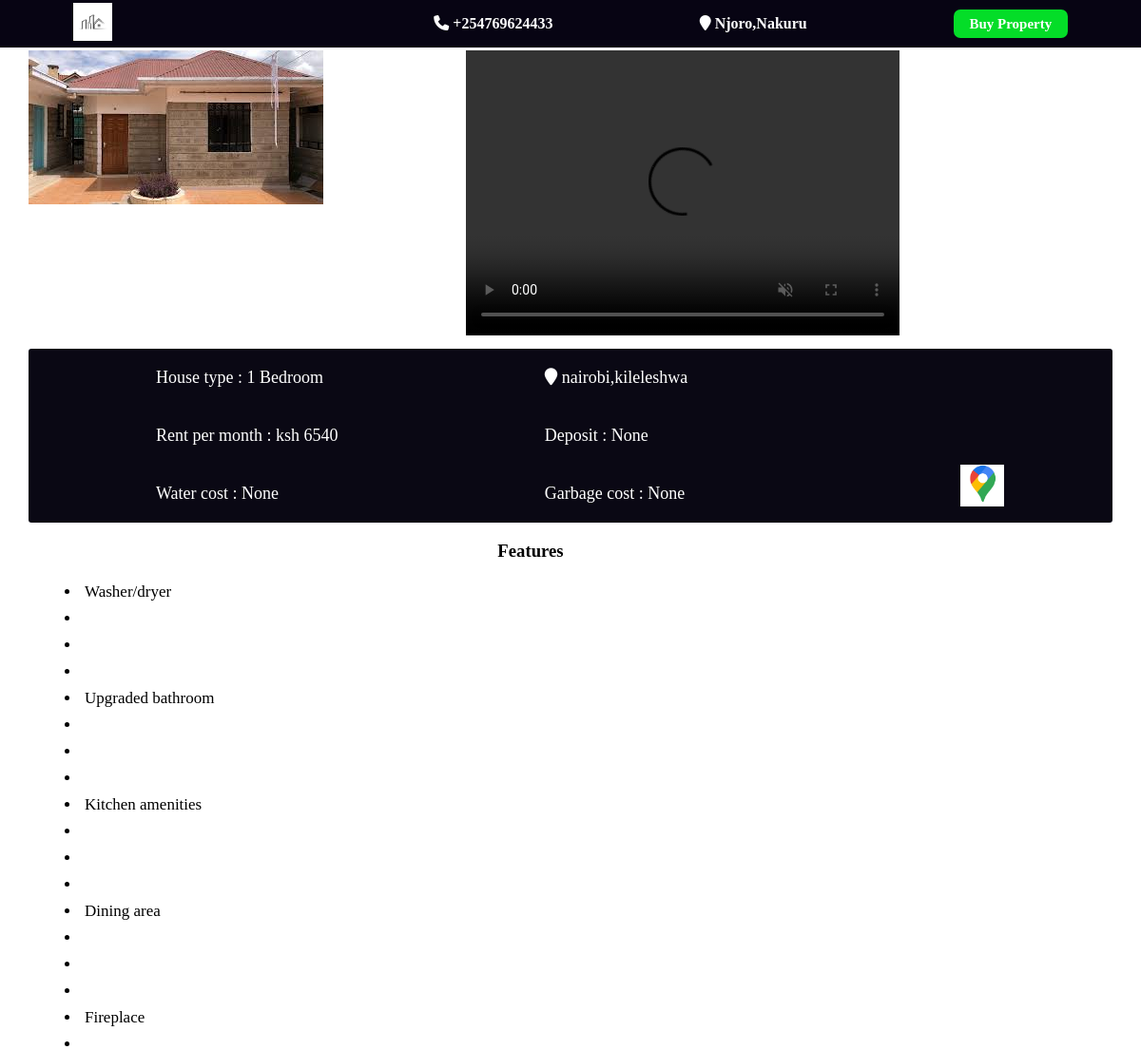
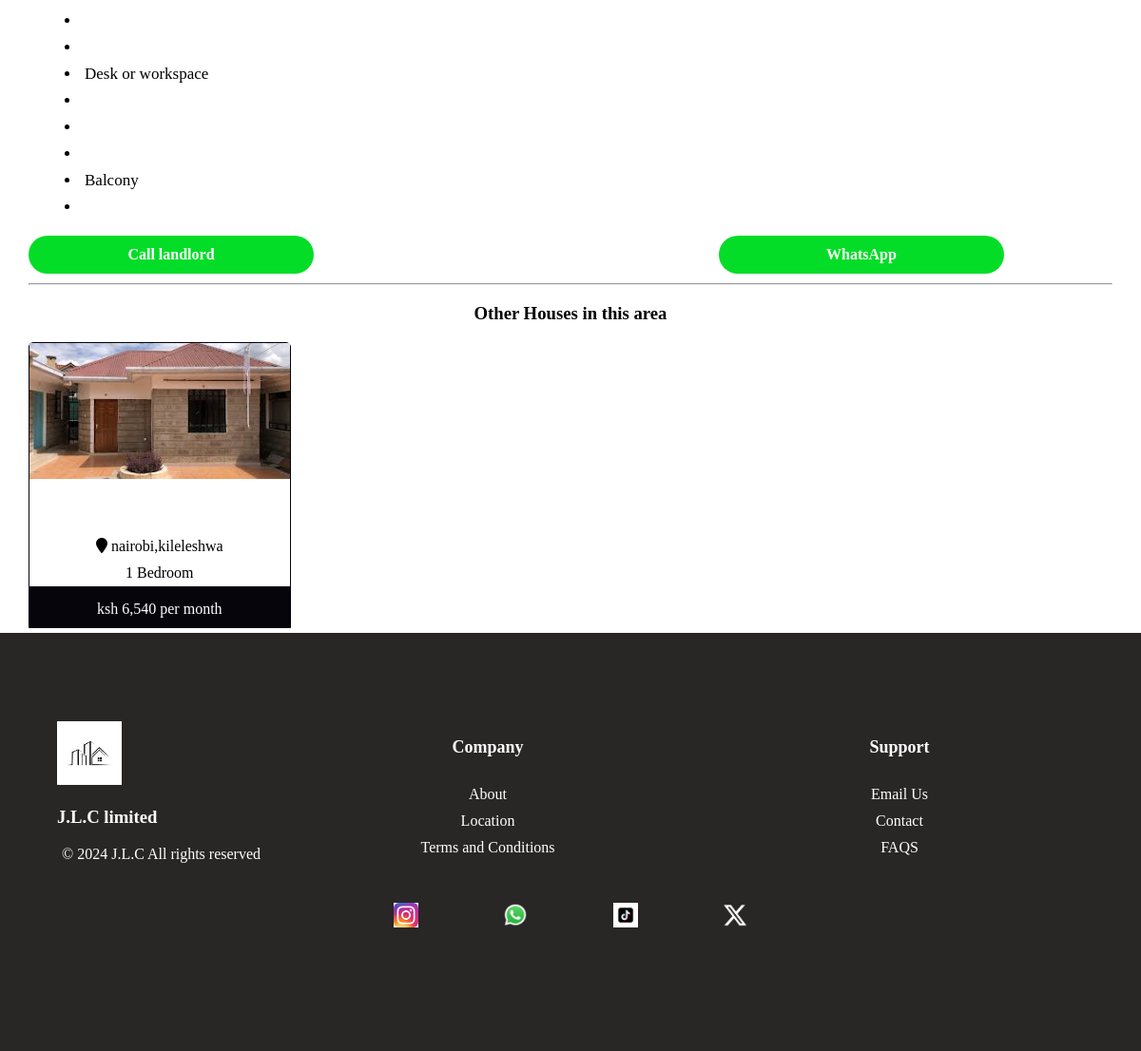
Page /property_details/6 on the committed database (2 pictures, top to bottom).
### app/models.py (models this page shows, shortened)
class Property_for_renting(models.Model):
    owner = models.ForeignKey(Profile,on_delete=models.CASCADE)
    apartment_name = models.CharField( max_length=500,null=True)
    size_choices=(
        ('single room' , 'single room'),
        ('Double room' , 'Double room'),
        ('Bedsitter' , 'Bedsitter'),
        ('1 Bedroom' , '1 Bedroom'),
        ('2 Bedrooms' , '2 Bedrooms'),
        ('3 Bedrooms' , '3 Bedrooms'),
        ('4 Bedrooms' , '4 Bedrooms'),
        ('5 Bedrooms' , '5 Bedrooms'),
        ('Above 5 Bedrooms' , 'Above 5 Bedrooms'),
    )
    size = models.CharField(choices=size_choices , max_length=50)
    features= models.TextField()
    location = models.CharField(max_length=1000)
    pin_location = models.CharField(null=True,blank=True,max_length=1000)
    photos = models.ImageField(upload_to='images/' ,null=True)
    video = models.FileField(upload_to='videos/',blank=True, null=True)
    price = models.IntegerField()
    deposit = models.IntegerField(null=True)
    water_fee = models.IntegerField(null=True)
    garbage_fee = models.IntegerField(null=True)
    landlord_contact = models.CharField(max_length=20,null=True)
    caretaker_contact = models.CharField(max_length=20,blank=True,null=True)
    agent_name =  models.CharField(max_length=2000,blank=True,null=True)
    agent_contact =  models.CharField(max_length=20,blank=True,null=True)
    id_photo_front = models.ImageField(upload_to='images/' ,null=True)
    id_photo_back = models.ImageField(upload_to='images/' ,null=True)
    posted = models.DateTimeField(auto_now=True)
    is_available = models.BooleanField(default=True)

### app/views.py (the view)
# urls.py: path('property_details/<int:pk>',views.rentals_details,name='property_details'),
def rentals_details(request, pk):
     rental = Property_for_renting.objects.get(id = pk)
     features_list = rental.features.split('.') if rental.features else []
     related_rentals = Property_for_renting.objects.filter(location = rental.location, size = rental.size).exclude(id=pk)
     return render (request , 'rentaldetails.html',{'rental':rental,'features_list':features_list,'related_rentals':related_rentals})

### templates/rentaldetails.html (shortened to what this page needs)
{% extends 'header.html' %}
{% load static %}
{% load humanize %}
{% block content %}
<!DOCTYPE html>
<html lang="en">
<head>
    <link rel="stylesheet" href="{% static 'rentaldetails.css' %}">
    <link rel="stylesheet" href="https://cdnjs.cloudflare.com/ajax/libs/font-awesome/4.7.0/css/font-awesome.min.css">
    <link rel="stylesheet" href="https://cdnjs.cloudflare.com/ajax/libs/font-awesome/6.4.0/css/all.min.css">
</head>
<body>
    <div class="main-container">
        <div class="image-container">
            <img src="{{rental.photos.url}}" alt="">
        </div>
        {% if rental.video %}
        <div class="video-container">
            <video class="video" src="{{rental.video.url }}" controls autoplay loop muted>
        </div>
        {% endif %}
        <div class="about">
            <div class="about-house">
                <p>House type : {{rental.size}}</p>
                <p><i class="fa fa-map-marker" aria-hidden="true"></i> {{rental.location}}</p>
                <p>Rent per month : ksh {{rental.price}}</p>
                <p>Deposit : {{rental.deposit}}</p>
                <p>Water cost : {{rental.water_fee}}</p>
                <p>Garbage cost : {{rental.garbage_fee}}</p>
                <a href="{{on_sale_property.pin_location}}" target="_blank">
                    <div class="google-map">
                        <img src="{% static 'images/googlemapslogo.webp' %}" alt="googlemaps">
                    </div>
                </a>
            </div>
        </div>
        {% if features_list %}
        <div class="Features">
            <h3 style="text-align: center;">Features</h3>
            <ul>
                {% for features in features_list %}
                <li>{{features}}</li>
                {% endfor %}
            </ul>
        </div>
        {% endif %}
        <div class="book">
            <div class="contact">
                <a href="tel:{{rental.landlord_contact}}">
                    <div class="call-landlord">
                        <p>Call landlord</p>
                    </div>
                </a>
                <a href="https://wa.me/{{rental.landlord_contact}}" target="_blank" rel="noopener noreferrer">
                    <div class="whatsapp-landlord">
                        <p>WhatsApp</p>
                    </div>
                </a>
            </div>
        </div>
        <hr>
        {% if related_rentals %}
        <h3 style="text-align: center; ">Other Houses in this area</h3>
        <div class="houses-in-the-area">
            {% for rental in related_rentals %}
            <a href="/property_details/{{rental.id}}">
                <div class="houses-container">
                    <div class="photo">
                         <img src="{{rental.photos.url}}">
                    </div>
                    <div class="details">
                         <p><i class="fa fa-map-marker" aria-hidden="true"></i> {{rental.location}}</p>
                         <p>{{rental.size}}</p>
                    </div>
                    <div class="cost">
                     <p style="padding-top: 5px;">ksh {{rental.price|intcomma }} per month</p>
                    </div>
                 </div>
            </a>
            {% endfor %}
            {% endif %}
        </div>
    </div>
    {% endblock %}

### static/header.css (style rules this page uses)
body { padding: 0; margin: 0; height: 100%; }
a { text-decoration: none; }

### static/rentaldetails.css (style rules this page uses)
.main-container { width: 95%; margin-left: auto; margin-right: auto; margin-top: 53px; }
.image-container { width: 40%; height: 300px; display: inline-block; vertical-align: top; overflow: hidden; }
.image-container img { max-width: 100%; object-fit: cover; max-height: 100%; }
.video-container { width: 40%; display: inline-block; vertical-align: top; }
.video-container video { max-width: 100%; height: 300px; }
.about { margin-top: 10px; background-color: rgb(10, 8, 20); width: 100%; border-radius: 3px; }
.about-house { width: 80%; margin-left: auto; margin-right: auto; color: white; }
.Features { width: 90%; margin-left: 15px; }
.Features ul li { padding: 4px; font-size: 17px; }
.about-house p { font-size: 18px; display: inline-block; width: 40%; margin: 20px; }
.book { width: 100%; margin-bottom: 10px; align-items: center; }
.book a { text-decoration: none; }
.contact { display: flex; justify-content: space-between; width: 90%; }
.call-landlord , .whatsapp-landlord { height: 40px; border-radius: 20px; width: 300px; background-color: rgb(4, 221, 40); color: white; font-weight: bold; text-align: center; display: flex; align-items: center; justify-content: center; }
.houses-in-the-area { margin-top: 10px; }
.houses-container { background-color: white; width: 24%; display: inline-block; border-top-left-radius: 5px; border-top-right-radius: 5px; margin-bottom: 5px; margin-right: 5px; border: 1px solid rgb(6, 5, 12);; }
.photo { width: 100%; height: 200px; overflow: hidden; }
.photo img { max-width: 100%; max-height: 100%; object-fit: cover; }
.details { display: flex; flex-direction: column; width: 100%; text-align: center; margin-left: auto; margin-right: auto; }
.google-map { width: 5%; background-color: white; float: right; }
.google-map img { width: 100%; }
p { margin: 5px; }
a { color: black; text-decoration: none; }
.cost { width: 100%; color: white; border: none; background-color: rgb(6, 5, 12); height: 43px; display: flex; justify-content: center; align-items: center; text-align: center; }

### rows in the picture
Property_for_renting: photos (picture), size "1 Bedroom", location "nairobi,kileleshwa", price "6540", deposit "None", water_fee "None", garbage_fee "None"
Property_for_renting: photos (picture), location "nairobi,kileleshwa", size "1 Bedroom", price "6,540"

### other values in the picture
{{ features }} "Washer/dryer" "Upgraded bathroom" "Kitchen amenities" "Dining area" "Fireplace" "Desk or workspace" "Balcony"
